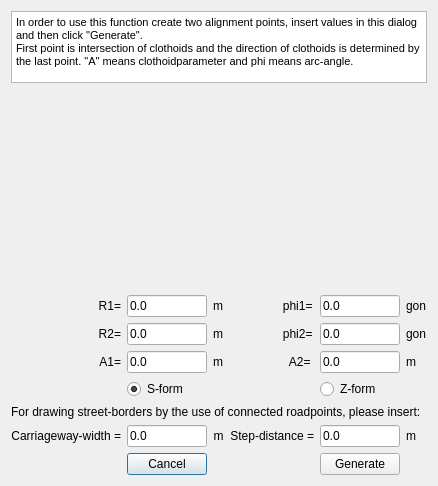
<?xml version="1.0" encoding="UTF-8"?>
<ui version="4.0">
 <class>CreateArcClothoidClothoidArc</class>
 <widget class="QDialog" name="CreateArcClothoidClothoidArc">
  <property name="geometry">
   <rect>
    <x>0</x>
    <y>0</y>
    <width>406</width>
    <height>486</height>
   </rect>
  </property>
  <property name="windowTitle">
   <string>Create-Arc-Clothoid-Clothoid-Arc</string>
  </property>
  <layout class="QGridLayout" name="gridLayout">
   <item row="5" column="4">
    <widget class="QLabel" name="label_6">
     <property name="text">
      <string>m</string>
     </property>
    </widget>
   </item>
   <item row="5" column="3">
    <widget class="QLineEdit" name="lineEdit_A2">
     <property name="text">
      <string>0.0</string>
     </property>
    </widget>
   </item>
   <item row="4" column="2">
    <widget class="QLabel" name="label_9">
     <property name="text">
      <string>m                  phi2=</string>
     </property>
    </widget>
   </item>
   <item row="5" column="2">
    <widget class="QLabel" name="label_11">
     <property name="text">
      <string>m                    A2=</string>
     </property>
    </widget>
   </item>
   <item row="3" column="3">
    <widget class="QLineEdit" name="lineEdit_phi1">
     <property name="text">
      <string>0.0</string>
     </property>
    </widget>
   </item>
   <item row="6" column="1">
    <widget class="QRadioButton" name="radioButton_S">
     <property name="text">
      <string>S-form</string>
     </property>
     <property name="checked">
      <bool>true</bool>
     </property>
    </widget>
   </item>
   <item row="4" column="4">
    <widget class="QLabel" name="label_4">
     <property name="text">
      <string>gon</string>
     </property>
    </widget>
   </item>
   <item row="0" column="0" colspan="5">
    <widget class="QTextBrowser" name="textBrowser">
     <property name="html">
      <string>&lt;!DOCTYPE HTML PUBLIC &quot;-//W3C//DTD HTML 4.0//EN&quot; &quot;http://www.w3.org/TR/REC-html40/strict.dtd&quot;&gt;
&lt;html&gt;&lt;head&gt;&lt;meta name=&quot;qrichtext&quot; content=&quot;1&quot; /&gt;&lt;style type=&quot;text/css&quot;&gt;
p, li { white-space: pre-wrap; }
&lt;/style&gt;&lt;/head&gt;&lt;body style=&quot; font-family:'MS Shell Dlg 2'; font-size:8.25pt; font-weight:400; font-style:normal;&quot;&gt;
&lt;p style=&quot; margin-top:0px; margin-bottom:0px; margin-left:0px; margin-right:0px; -qt-block-indent:0; text-indent:0px;&quot;&gt;In order to use this function create two alignment points, insert values in this dialog and then click &amp;quot;Generate&amp;quot;.&lt;/p&gt;
&lt;p style=&quot; margin-top:0px; margin-bottom:0px; margin-left:0px; margin-right:0px; -qt-block-indent:0; text-indent:0px;&quot;&gt;First point is intersection of clothoids and the direction of clothoids is determined by the last point. &amp;quot;A&amp;quot; means clothoidparameter and phi means arc-angle.&lt;/p&gt;&lt;/body&gt;&lt;/html&gt;</string>
     </property>
    </widget>
   </item>
   <item row="6" column="3">
    <widget class="QRadioButton" name="radioButton_Z">
     <property name="text">
      <string>Z-form</string>
     </property>
     <property name="checked">
      <bool>false</bool>
     </property>
    </widget>
   </item>
   <item row="4" column="0">
    <widget class="QLabel" name="label_7">
     <property name="text">
      <string>R2=</string>
     </property>
     <property name="alignment">
      <set>Qt::AlignRight|Qt::AlignTrailing|Qt::AlignVCenter</set>
     </property>
    </widget>
   </item>
   <item row="3" column="4">
    <widget class="QLabel" name="label_5">
     <property name="text">
      <string>gon</string>
     </property>
    </widget>
   </item>
   <item row="5" column="1">
    <widget class="QLineEdit" name="lineEdit_A1">
     <property name="text">
      <string>0.0</string>
     </property>
    </widget>
   </item>
   <item row="3" column="2">
    <widget class="QLabel" name="label_10">
     <property name="text">
      <string>m                  phi1=</string>
     </property>
    </widget>
   </item>
   <item row="3" column="0">
    <widget class="QLabel" name="label_3">
     <property name="text">
      <string>R1=</string>
     </property>
     <property name="alignment">
      <set>Qt::AlignRight|Qt::AlignTrailing|Qt::AlignVCenter</set>
     </property>
    </widget>
   </item>
   <item row="3" column="1">
    <widget class="QLineEdit" name="lineEdit_R1">
     <property name="text">
      <string>0.0</string>
     </property>
    </widget>
   </item>
   <item row="4" column="3">
    <widget class="QLineEdit" name="lineEdit_phi2">
     <property name="text">
      <string>0.0</string>
     </property>
    </widget>
   </item>
   <item row="5" column="0">
    <widget class="QLabel" name="label_8">
     <property name="text">
      <string>A1=</string>
     </property>
     <property name="alignment">
      <set>Qt::AlignRight|Qt::AlignTrailing|Qt::AlignVCenter</set>
     </property>
    </widget>
   </item>
   <item row="10" column="1">
    <widget class="QPushButton" name="pushButtonCancel">
     <property name="text">
      <string>Cancel</string>
     </property>
    </widget>
   </item>
   <item row="10" column="3">
    <widget class="QPushButton" name="pushButtonGenerate">
     <property name="text">
      <string>Generate</string>
     </property>
    </widget>
   </item>
   <item row="4" column="1">
    <widget class="QLineEdit" name="lineEdit_R2">
     <property name="text">
      <string>0.0</string>
     </property>
    </widget>
   </item>
   <item row="1" column="0" colspan="5">
    <widget class="QLabel" name="labelPicture">
     <property name="minimumSize">
      <size>
       <width>0</width>
       <height>200</height>
      </size>
     </property>
     <property name="text">
      <string/>
     </property>
     <property name="scaledContents">
      <bool>false</bool>
     </property>
    </widget>
   </item>
   <item row="8" column="2">
    <widget class="QLabel" name="label_16">
     <property name="text">
      <string>m  Step-distance =</string>
     </property>
     <property name="alignment">
      <set>Qt::AlignRight|Qt::AlignTrailing|Qt::AlignVCenter</set>
     </property>
    </widget>
   </item>
   <item row="8" column="3">
    <widget class="QLineEdit" name="lineEdit_d">
     <property name="text">
      <string>0.0</string>
     </property>
    </widget>
   </item>
   <item row="8" column="1">
    <widget class="QLineEdit" name="lineEdit_c">
     <property name="text">
      <string>0.0</string>
     </property>
    </widget>
   </item>
   <item row="8" column="4">
    <widget class="QLabel" name="label_15">
     <property name="text">
      <string>m</string>
     </property>
    </widget>
   </item>
   <item row="8" column="0">
    <widget class="QLabel" name="label_14">
     <property name="text">
      <string>Carriageway-width =</string>
     </property>
     <property name="alignment">
      <set>Qt::AlignRight|Qt::AlignTrailing|Qt::AlignVCenter</set>
     </property>
    </widget>
   </item>
   <item row="7" column="0" colspan="5">
    <widget class="QLabel" name="label_12">
     <property name="text">
      <string>For drawing street-borders by the use of connected roadpoints, please insert:</string>
     </property>
    </widget>
   </item>
  </layout>
 </widget>
 <resources/>
 <connections/>
</ui>
